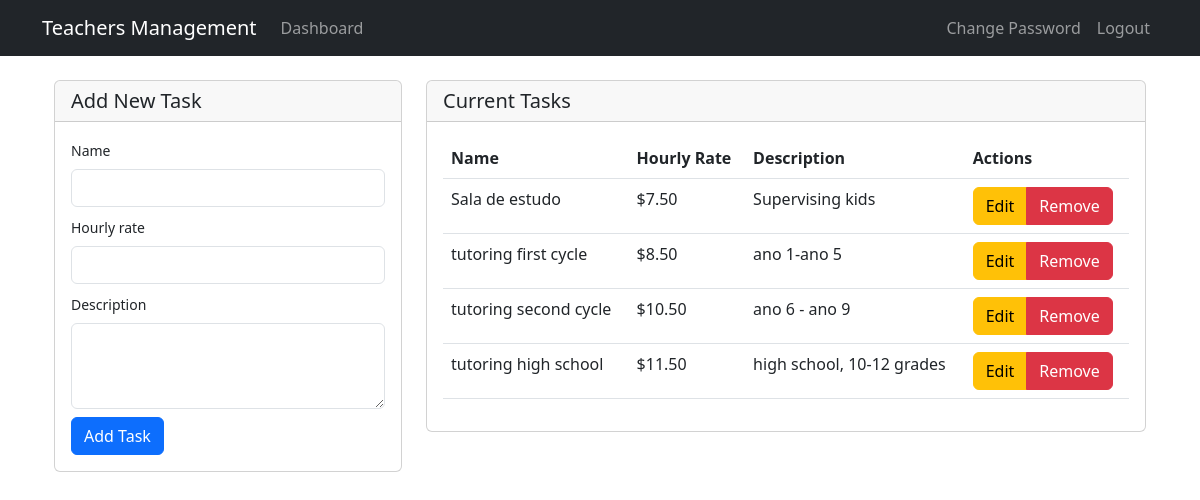
/dashboard/superuser/manage-tasks/ (signed in), run on an earlier commit of the app's database.
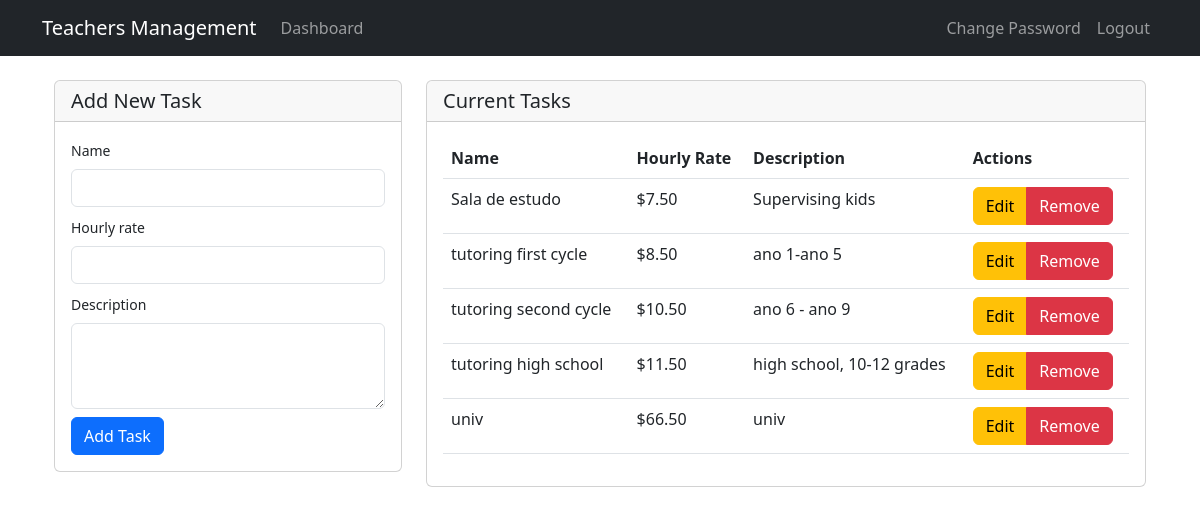
And on a later commit of the database.
### teachers_app/models.py (models this page shows)
class Task(models.Model):
    name = models.CharField(max_length=100)
    hourly_rate = models.DecimalField(max_digits=10, decimal_places=2)
    description = models.TextField(blank=True)
    created_at = models.DateTimeField(auto_now_add=True)
    updated_at = models.DateTimeField(auto_now=True)
    def __str__(self):
        return f"{self.name} (${self.hourly_rate}/hour)"

### teachers_app/views.py (the view)
# urls.py: path('superuser/manage-tasks/', views.manage_tasks, name='manage_tasks'),
@login_required
@user_passes_test(lambda u: u.is_superuser)
def manage_tasks(request):
    if request.method == "POST":
        form = TaskForm(request.POST)
        if form.is_valid():
            task = form.save()
            messages.success(request, f'Task "{task.name}" was successfully added!')
            return redirect('manage_tasks')
        else:
            messages.error(request, 'Please correct the errors below.')
            print("Form errors:", form.errors)  # Debugging
    else:
        form = TaskForm()
    tasks = Task.objects.all()
    print(f"Tasks in view: {tasks}")  # Debugging
    context = {
        'form': form,
        'tasks': tasks,
    }
    return render(request, 'superuser/manage_tasks.html', context)

### teachers_app/forms.py
class TaskForm(forms.ModelForm):
    class Meta:
        model = Task
        fields = ['name', 'hourly_rate', 'description']
        widgets = {
            'name': forms.TextInput(attrs={'class': 'form-control'}),
            'hourly_rate': forms.NumberInput(attrs={'class': 'form-control', 'step': '0.01'}),
            'description': forms.Textarea(attrs={'class': 'form-control', 'rows': 3}),
        }

### templates/superuser/manage_tasks.html (shortened to what this page needs)
{% extends 'base.html' %}
{% block content %}
<div class="container mt-4">
    <div class="row">
        <div class="col-md-4">
            <div class="card">
                <div class="card-header">
                    <h5 class="mb-0">Add New Task</h5>
                </div>
                <div class="card-body">
                    <form method="post">
                        {% for field in form %}
                            <div class="form-group mb-2">
                                <label for="{{ field.id_for_label }}" class="form-label small">{{ field.label }}</label>
                                {{ field }}
                            </div>
                        {% endfor %}
                        <button type="submit" class="btn btn-primary">Add Task</button>
                    </form>
                </div>
            </div>
        </div>
        <div class="col-md-8">
            <div class="card">
                <div class="card-header">
                    <h5 class="mb-0">Current Tasks</h5>
                </div>
                <div class="card-body">
                    <div class="table-responsive">
                        <table class="table table-hover">
                            <thead>
                                <tr>
                                    <th>Name</th>
                                    <th>Hourly Rate</th>
                                    <th>Description</th>
                                    <th>Actions</th>
                                </tr>
                            </thead>
                            <tbody>
                                {% for task in tasks %}
                                <tr>
                                    <td>{{ task.name }}</td>
                                    <td>${{ task.hourly_rate }}</td>
                                    <td>{{ task.description|default:"Not specified"|truncatewords:10 }}</td>
                                    <td>
                                        <div class="btn-group">
                                            <a href="{% url 'edit_task' task.id %}" class="btn btn-warning">
                                                 Edit
                                            </a>
                                            <a href="{% url 'remove_task' task.id %}" class="btn btn-danger"
                                               onclick="return confirm('Are you sure you want to remove this task?')">
                                                 Remove
                                            </a>
                                        </div>
                                    </td>
                                </tr>
                                {% empty %}
                                <tr>
                                    <td colspan="4" class="text-center">No tasks found.</td>
                                </tr>
                                {% endfor %}
                            </tbody>
                        </table>
                    </div>
                </div>
            </div>
        </div>
    </div>
</div>
{% endblock %}

What changed in the data, as far as the page shows it:
added Task: name "univ", hourly_rate "66.50", description "univ"
